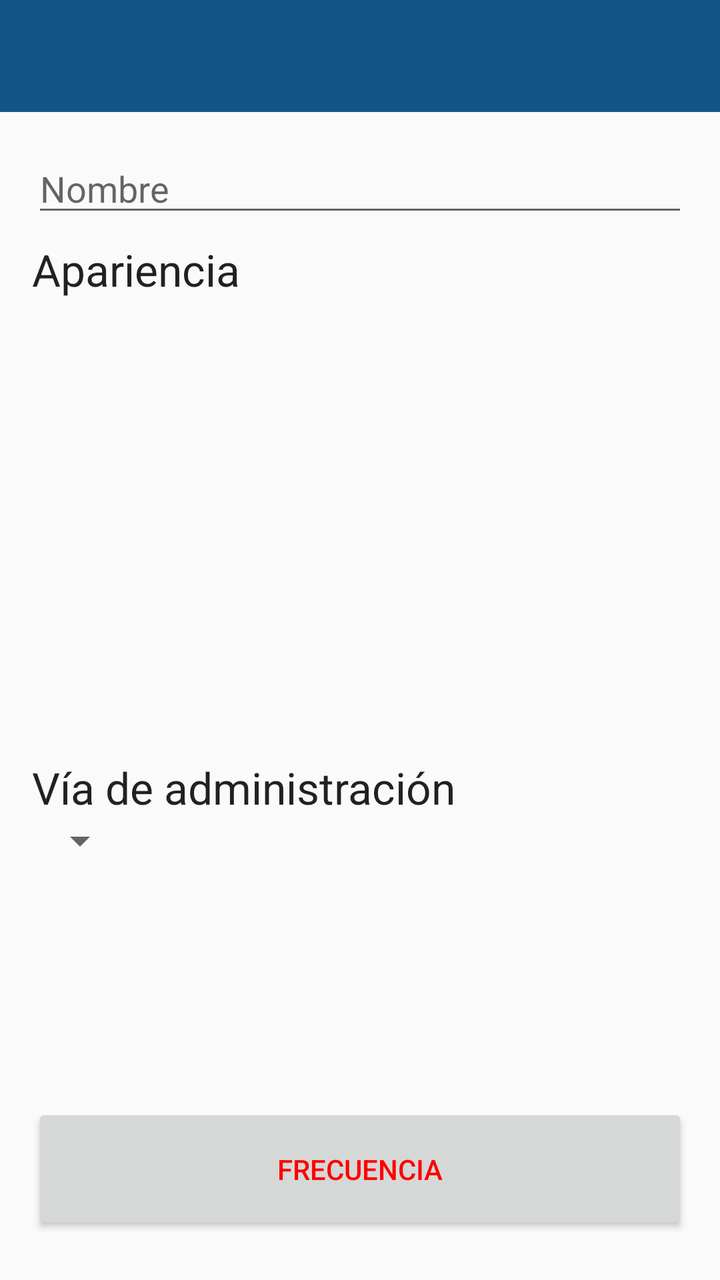
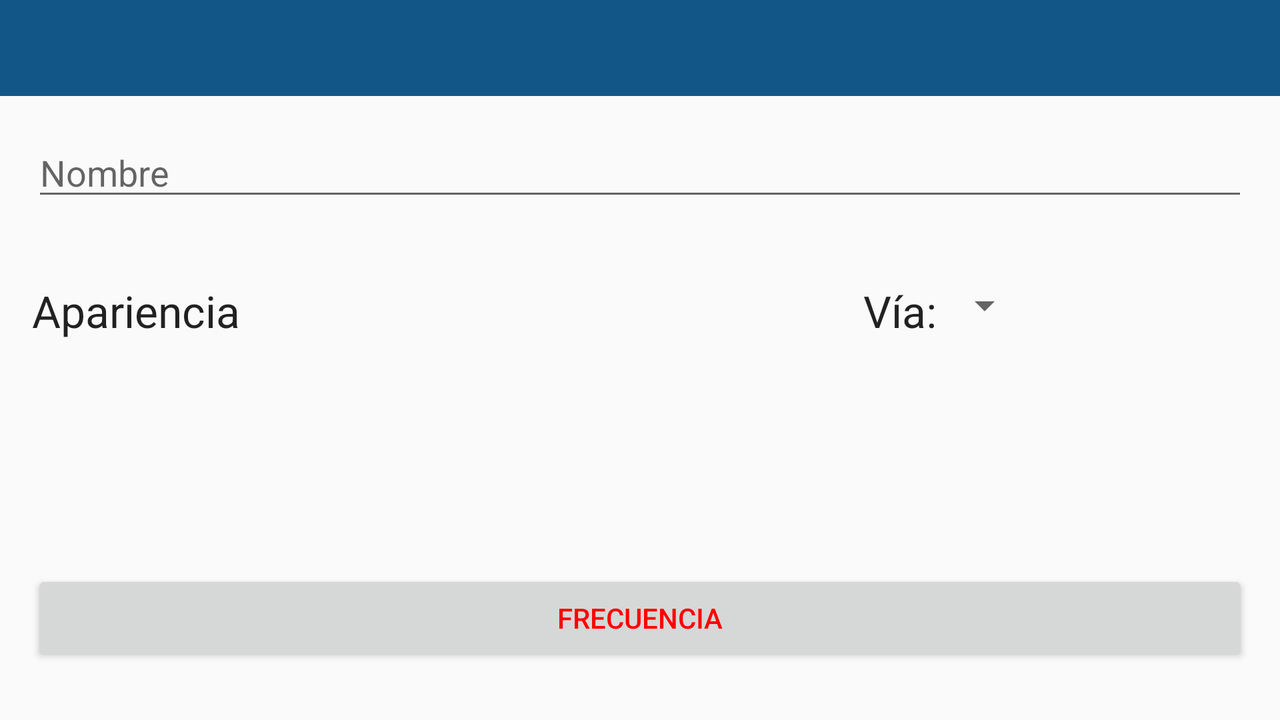

An Android layout and its configuration variant, each rendered on a device that would load it. The default file and the variant file are quoted in full after the pictures.
<!-- AndroidManifest.xml: application theme MyMaterialTheme -->
<!-- res/layout/activity_add_form.xml -->
<?xml version="1.0" encoding="utf-8"?>
<RelativeLayout xmlns:android="http://schemas.android.com/apk/res/android"
    xmlns:app="http://schemas.android.com/apk/res-auto"
    xmlns:tools="http://schemas.android.com/tools"
    android:layout_width="match_parent"
    android:layout_height="match_parent"
    tools:context="com.example.atmosfera.medicamentosapp.AddFormActivity">

    <android.support.v7.widget.Toolbar
        android:id="@+id/toolbar"
        android:layout_width="match_parent"
        android:layout_height="wrap_content"
        android:background="@color/colorPrimary"
        app:layout_scrollFlags="scroll|enterAlways"
        app:popupTheme="@style/ThemeOverlay.AppCompat.Light"
        app:theme="@style/CustomToolbar"
        app:titleTextColor="@color/colorAccent" />

    <RelativeLayout
        android:layout_width="match_parent"
        android:layout_height="match_parent"
        android:layout_alignParentLeft="true"
        android:layout_alignParentStart="true"
        android:layout_below="@+id/toolbar"
        android:paddingBottom="@dimen/activity_vertical_margin"
        android:paddingLeft="@dimen/activity_horizontal_margin"
        android:paddingRight="@dimen/activity_horizontal_margin"
        android:paddingTop="@dimen/activity_vertical_margin">

        <EditText
            android:id="@+id/name"
            android:layout_width="wrap_content"
            android:layout_height="wrap_content"
            android:layout_alignParentEnd="true"
            android:layout_alignParentLeft="true"
            android:layout_alignParentRight="true"
            android:layout_alignParentStart="true"
            android:layout_alignParentTop="true"
            android:hint="@string/name_form_add"
            android:inputType="textPersonName"
            android:theme="@style/EditText" />

        <LinearLayout
            android:layout_width="match_parent"
            android:layout_height="wrap_content"
            android:layout_above="@+id/linearLayout"
            android:layout_below="@+id/name"
            android:orientation="vertical">

            <TextView
                android:id="@+id/apariencia"
                android:layout_width="wrap_content"
                android:layout_height="wrap_content"
                android:layout_alignParentLeft="true"
                android:layout_alignParentStart="true"
                android:layout_marginTop="20px"
                android:text="@string/text_viewpager"
                android:textAppearance="?android:attr/textAppearanceLarge"
                android:theme="@style/TextView" />

            <android.support.v4.view.ViewPager
                android:id="@+id/viewpager"
                android:layout_width="match_parent"
                android:layout_height="223dp"

                android:layout_alignParentLeft="true"
                android:layout_alignParentStart="true"
                android:layout_marginBottom="20px"
                app:layout_behavior="@string/appbar_scrolling_view_behavior" />

            <LinearLayout
                android:id="@+id/linearLayout"
                android:orientation="vertical"
                android:layout_width="match_parent"
                android:layout_height="wrap_content"
                android:layout_alignParentBottom="true"
                android:layout_alignParentLeft="true"
                android:layout_alignParentStart="true">

                <TextView
                    android:id="@+id/txt_via"
                    android:layout_width="wrap_content"
                    android:layout_height="wrap_content"
                    android:text="@string/txt_via"
                    android:textAppearance="?android:attr/textAppearanceLarge"
                    android:theme="@style/TextView" />

                <Spinner
                    android:id="@+id/via"
                    android:layout_width="wrap_content"
                    android:layout_height="wrap_content"
                    android:layout_alignLeft="@+id/btnFrecuencia"
                    android:layout_alignParentEnd="true"
                    android:layout_alignParentRight="true"
                    android:layout_alignStart="@+id/btnFrecuencia"
                    android:spinnerMode="dialog" />

            </LinearLayout>


        </LinearLayout>

        <Button
            android:id="@+id/btnFrecuencia"
            android:layout_width="match_parent"
            android:layout_height="wrap_content"
            android:text="@string/frec_btn"
            android:textColor="#FF0000"
            android:padding="70px"
            android:layout_alignParentBottom="true"
            android:layout_alignParentLeft="true"
            android:layout_alignParentStart="true"
            android:layout_marginBottom="20px" />


    </RelativeLayout>


</RelativeLayout>
<!-- resources referenced by this layout -->
<resources>
  <color name="colorAccent">#c8e8ff</color>
  <color name="colorPrimary">#125688</color>
  <dimen name="activity_horizontal_margin">16dp</dimen>
  <dimen name="activity_vertical_margin">16dp</dimen>
  <string name="frec_btn">Frecuencia</string>
  <string name="name_form_add">Nombre</string>
  <string name="text_viewpager">Apariencia</string>
  <string name="txt_via">Vía de administración</string>
  <style name="CustomToolbar">
          <item name="android:layout_width">match_parent</item>
          <item name="android:layout_height">?attr/actionBarSize</item>
          <item name="android:background">?attr/colorPrimary</item>
      </style>
  <!-- from res/values-v21/ -->
  <style name="MyMaterialTheme" parent="MyMaterialTheme.Base">
          <item name="android:windowContentTransitions">true</item>
          <item name="android:windowAllowEnterTransitionOverlap">true</item>
          <item name="android:windowAllowReturnTransitionOverlap">true</item>
          <item name="android:windowSharedElementEnterTransition">@android:transition/move</item>
          <item name="android:windowSharedElementExitTransition">@android:transition/move</item>
      </style>
  <style name="MyMaterialTheme.Base" parent="Theme.AppCompat.Light.DarkActionBar">
          <item name="windowNoTitle">true</item>
          <item name="windowActionBar">false</item>
          <item name="colorPrimary">@color/colorPrimary</item>
          <item name="colorPrimaryDark">@color/colorPrimaryDark</item>
          <item name="colorAccent">@color/colorAccent</item>
      </style>
  <color name="colorPrimaryDark">#0C283C</color>
</resources>
<!-- res/layout-land/activity_add_form.xml (the repository's variant of the layout above) -->
<!-- drawn on the phone turned sideways -->
<?xml version="1.0" encoding="utf-8"?>
<RelativeLayout xmlns:android="http://schemas.android.com/apk/res/android"
    xmlns:app="http://schemas.android.com/apk/res-auto"
    xmlns:tools="http://schemas.android.com/tools"
    android:layout_width="match_parent"
    android:layout_height="match_parent"
    tools:context="com.example.atmosfera.medicamentosapp.AddFormActivity">

    <android.support.v7.widget.Toolbar
        android:id="@+id/toolbar"
        android:layout_width="match_parent"
        android:layout_height="wrap_content"
        android:background="@color/colorPrimary"
        app:layout_scrollFlags="scroll|enterAlways"
        app:popupTheme="@style/ThemeOverlay.AppCompat.Light"
        app:theme="@style/CustomToolbar"
        app:titleTextColor="@color/colorAccent" />

    <LinearLayout
        android:layout_width="match_parent"
        android:layout_height="match_parent"
        android:layout_below="@+id/toolbar"
        android:orientation="vertical"
        android:paddingBottom="@dimen/activity_vertical_margin"
        android:paddingLeft="@dimen/activity_horizontal_margin"
        android:paddingRight="@dimen/activity_horizontal_margin"
        android:paddingTop="@dimen/activity_vertical_margin">

        <LinearLayout
            android:layout_width="match_parent"
            android:layout_height="0dp"
            android:layout_weight="1"
            android:orientation="horizontal">

            <EditText
                android:id="@+id/name"
                android:layout_width="match_parent"
                android:layout_height="wrap_content"
                android:hint="@string/name_form_add"
                android:inputType="textPersonName"
                android:theme="@style/EditText" />

        </LinearLayout>

        <LinearLayout
            android:layout_width="match_parent"
            android:layout_height="0dp"
            android:layout_weight="2"
            android:orientation="horizontal">

            <LinearLayout
                android:layout_width="0dp"
                android:layout_height="112dp"
                android:layout_below="@+id/name"
                android:layout_marginRight="8dp"
                android:layout_weight="1">

                android:orientation="horizontal">

                <TextView
                    android:id="@+id/apariencia"
                    android:layout_width="wrap_content"
                    android:layout_height="wrap_content"
                    android:layout_alignParentLeft="true"
                    android:layout_alignParentStart="true"
                    android:layout_marginRight="10dp"
                    android:layout_marginTop="20px"
                    android:text="@string/text_viewpager"
                    android:textAppearance="?android:attr/textAppearanceLarge"
                    android:theme="@style/TextView" />

                <android.support.v4.view.ViewPager
                    android:id="@+id/viewpager"
                    android:layout_width="match_parent"
                    android:layout_height="wrap_content"
                    app:layout_behavior="@string/appbar_scrolling_view_behavior" />

            </LinearLayout>

            <LinearLayout
                android:id="@+id/linearLayout"
                android:layout_width="0dp"
                android:layout_height="wrap_content"
                android:layout_weight="1"
                android:gravity="center_horizontal"
                android:orientation="horizontal">

                <TextView
                    android:id="@+id/txt_via"
                    android:layout_width="wrap_content"
                    android:layout_height="wrap_content"
                    android:layout_marginTop="20px"
                    android:text="@string/txt_via_land"
                    android:textAppearance="?android:attr/textAppearanceLarge"
                    android:theme="@style/TextView" />

                <Spinner
                    android:id="@+id/via"
                    android:layout_width="wrap_content"
                    android:layout_height="wrap_content"
                    android:layout_marginTop="20px"
                    android:spinnerMode="dialog" />

            </LinearLayout>


        </LinearLayout>

        <LinearLayout
            android:layout_width="match_parent"
            android:layout_height="0dp"
            android:layout_weight="1"
            android:gravity="center">

            <Button
                android:id="@+id/btnFrecuencia"
                android:layout_width="match_parent"
                android:layout_height="wrap_content"
                android:onClick="openFrecuenciaActivity"
                android:padding="35px"
                android:text="@string/frec_btn"
                android:textColor="#FF0000" />

        </LinearLayout>


    </LinearLayout>


</RelativeLayout>
<!-- resources referenced by the variant -->
<!-- as the phone turned sideways resolves them -->
<resources>
  <color name="colorAccent">#c8e8ff</color>
  <color name="colorPrimary">#125688</color>
  <dimen name="activity_horizontal_margin">16dp</dimen>
  <dimen name="activity_vertical_margin">16dp</dimen>
  <string name="frec_btn">Frecuencia</string>
  <string name="name_form_add">Nombre</string>
  <string name="text_viewpager">Apariencia</string>
  <string name="txt_via_land">Vía: </string>
  <style name="CustomToolbar">
          <item name="android:layout_width">match_parent</item>
          <item name="android:layout_height">?attr/actionBarSize</item>
          <item name="android:background">?attr/colorPrimary</item>
      </style>
  <!-- from res/values-v21/ -->
  <style name="MyMaterialTheme" parent="MyMaterialTheme.Base">
          <item name="android:windowContentTransitions">true</item>
          <item name="android:windowAllowEnterTransitionOverlap">true</item>
          <item name="android:windowAllowReturnTransitionOverlap">true</item>
          <item name="android:windowSharedElementEnterTransition">@android:transition/move</item>
          <item name="android:windowSharedElementExitTransition">@android:transition/move</item>
      </style>
  <style name="MyMaterialTheme.Base" parent="Theme.AppCompat.Light.DarkActionBar">
          <item name="windowNoTitle">true</item>
          <item name="windowActionBar">false</item>
          <item name="colorPrimary">@color/colorPrimary</item>
          <item name="colorPrimaryDark">@color/colorPrimaryDark</item>
          <item name="colorAccent">@color/colorAccent</item>
      </style>
  <color name="colorPrimaryDark">#0C283C</color>
</resources>
